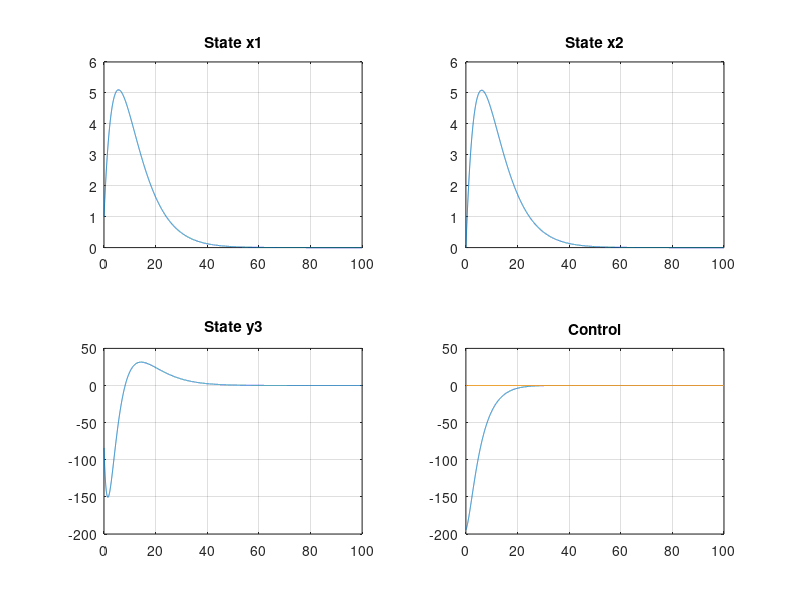

Source code (MATLAB):
%MAE 672 Project Optimal control of artificial kidney patient system
% Swapneel Mehta, Person# 50213670

clc;
close all;
%System parameters which are obtained from the data of existing
%dialyzer used for artificial kidney treatment provided in report
v1=15; 
v2=25;
v3=0.135;
k1=56.7;
k2=0.085;
Qb=12;
Ess=0.6;
C1ss=0.0433;
L=0.00197;
P0=84;
%Weight matrix that penalizes the states of system dynamics
Q=0.1*eye(3);
%Weight matrix that penalizes the control 
R=25*eye(3);
A=[((-k1/v1)-(k2/v2)-(Qb/v1)*Ess) k1/v1 ((L/v1)+(k2/v1));
    k1/v2                       -k1/v2 0;
    k2/v3                        0     -(k2/v3)-(L/v3)];
B=[(-(Qb/v1)*C1ss) 0 0;
    0 0 0;
    0 0 0];
M=[1  0  0;
   0  1  0;
   -P0 0 P0];
D=zeros(3);

[K,S,E]=dlqr(A,B,Q,R);
sys_closedloop=ss(A-B*K,B,M,zeros(3,3));
t=0:0.01:100;
x_n=initial(sys_closedloop,[1;0;0],t);
x_1=[1 0 0]*x_n';
x_2=[0 1 0]*x_n';
x_3=[0 0 1]*x_n';
u_closedloop=-(K*x_n')';
figure(1)
subplot(2,2,1); 
plot(t,x_1); grid
title('State x1')
subplot(2,2,2); 
plot(t,x_2); grid
title('State x2')
subplot(2,2,3); 
plot(t,x_3); grid
title('State y3')
subplot(2,2,4); 
plot(t,u_closedloop);
title('Control')
grid
